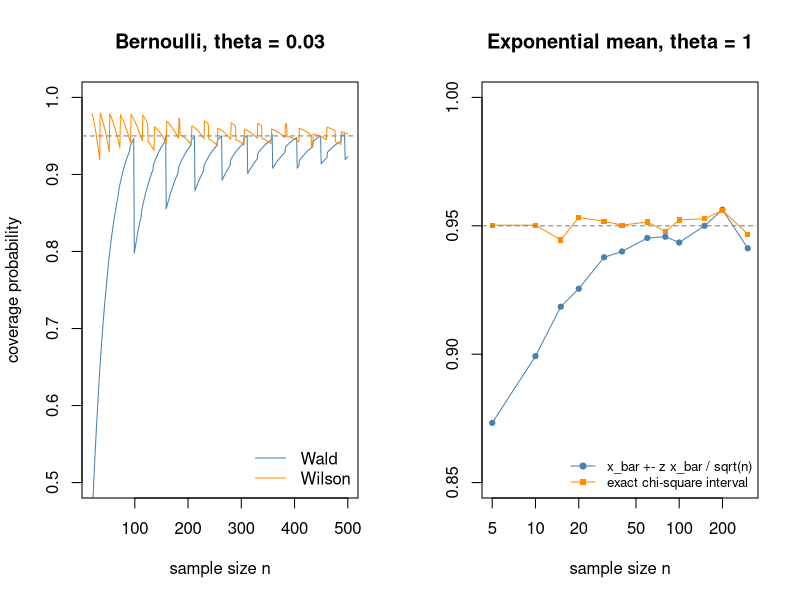

Write R code to recreate this figure.
# Coverage of approximate and exact 95% confidence intervals.
z <- qnorm(0.975)
op <- par(mfrow = c(1, 2))

# Bernoulli proportion: exact coverage of the Wald and Wilson intervals,
# summing binomial probabilities over the outcomes whose interval contains theta
theta <- 0.03
ns <- 20:500
cover <- t(sapply(ns, function(n) {
  k <- 0:n
  p <- dbinom(k, n, theta)
  ph <- k / n
  half <- z * sqrt(ph * (1 - ph) / n)
  center <- (ph + z^2 / (2 * n)) * n / (n + z^2)
  hw <- n / (n + z^2) * z * sqrt(ph * (1 - ph) / n + z^2 / (4 * n^2))
  c(wald = sum(p[ph - half <= theta & theta <= ph + half]),
    wilson = sum(p[center - hw <= theta & theta <= center + hw]))
}))
matplot(ns, cover, type = "l", lty = 1, lwd = 1, col = c("steelblue", "darkorange"),
        ylim = c(0.5, 1), xlab = "sample size n", ylab = "coverage probability",
        main = "Bernoulli, theta = 0.03")
abline(h = 0.95, lty = 2, col = "gray50")
legend("bottomright", bty = "n", legend = c("Wald", "Wilson"),
       col = c("steelblue", "darkorange"), lwd = 1)

# Exponential mean: simulated coverage of the approximate and the exact interval
set.seed(0)
reps <- 4000
ns2 <- c(5, 10, 15, 20, 30, 40, 60, 80, 100, 150, 200, 300)
cover2 <- t(sapply(ns2, function(n) {
  xbar <- rowMeans(matrix(rexp(reps * n, rate = 1), reps, n))
  lo <- 2 * n * xbar / qchisq(0.975, 2 * n)
  hi <- 2 * n * xbar / qchisq(0.025, 2 * n)
  c(approx = mean(abs(xbar - 1) <= z * xbar / sqrt(n)),
    exact = mean(lo <= 1 & 1 <= hi))
}))
matplot(ns2, cover2, type = "o", lty = 1, pch = c(19, 15), cex = 0.7,
        col = c("steelblue", "darkorange"), log = "x", ylim = c(0.85, 1),
        xlab = "sample size n", ylab = "", main = "Exponential mean, theta = 1")
abline(h = 0.95, lty = 2, col = "gray50")
legend("bottomright", bty = "n", cex = 0.8,
       legend = c("x_bar +- z x_bar / sqrt(n)", "exact chi-square interval"),
       col = c("steelblue", "darkorange"), pch = c(19, 15), lty = 1)
par(op)
